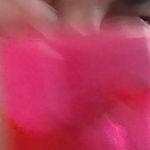
#> input picture 17_OpenCV/Frames/recorte108.jpg, 150 x 150 px, given in place of the camera
$ python 'Seguimiento por color.py'
#> lines starting #> are read from the running program, lines starting #| are printed output that depends on the picture; after the words box and inside, x2 and y2 are one past the last pixel; in counts of white or black regions, pixels touching at a corner belong together
import cv2
import numpy as np

# Iniciar la captura de video desde la cámara
cap = cv2.VideoCapture(0)


# Definir el rango de color que quieres rastrear en el espacio de color HSV (en este caso, azul)
lower_pink = np.array([140, 170, 0])
upper_pink = np.array([170, 255, 255])

i = 0
while True:
    # Capturar frame por frame
    ret, frame = cap.read()
#> frame is the input picture: shape (150, 150, 3); mean B, G, R 90.5, 57.8, 183.6
    if not ret:
        break
    i = i + 1

    # Convertir el frame de BGR a HSV
    hsv = cv2.cvtColor(frame, cv2.COLOR_BGR2HSV)
#> hsv: shape (150, 150, 3); mean H, S, V 148.2, 172.3, 183.6

    mask = cv2.inRange(hsv, lower_pink, upper_pink)
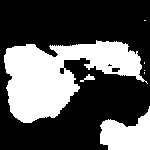
#> mask: shape (150, 150); 33.9% white; 7 white regions (4 under 20 px), largest, box (x1, y1, x2, y2) and area: (4, 40, 148, 123) 6155, (100, 106, 150, 150) 1405, (80, 74, 95, 82) 50

    mask = cv2.erode(mask,None, iterations=2)
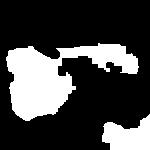
#> mask: shape (150, 150); 26.6% white; 2 white regions, box (x1, y1, x2, y2) and area: (6, 43, 139, 121) 4819, (102, 114, 150, 150) 1172
    mask = cv2.dilate(mask,None,iterations=2)
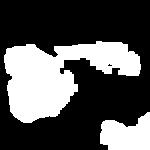
#> mask: shape (150, 150); 32.8% white; 2 white regions

    # [14 lines of commented-out code are left out]
    contours, _ = cv2.findContours(mask, cv2.RETR_EXTERNAL, cv2.CHAIN_APPROX_SIMPLE)
#> contours = 2 contours; box (x1, y1, x2, y2) and area: (4, 41, 141, 123) 5763, (100, 112, 150, 150) 1309

    # Si se encuentra al menos un contorno, seguir el objeto
    if contours:
        # Tomar el contorno más grande
        largest_contour = max(contours, key=cv2.contourArea)
#> largest_contour = contour of 182 points, box (x1, y1, x2, y2) (4, 41, 141, 123), area 5763

        # Encontrar el centro del contorno usando un círculo mínimo que lo rodee
        ((x, y), radius) = cv2.minEnclosingCircle(largest_contour)
#> x = 71.27; y = 75.92; radius = 70.6

        # Dibujar el círculo y el centro en el frame original si el radio es mayor que un umbral
        if radius > 10:
            #cv2.circle(frame, (int(x), int(y)), int(radius), (0, 255, 255), 2)
            #cv2.circle(frame, (int(x), int(y)), 5, (0, 255, 255), -1)
            cv2.rectangle(frame, (int(x-radius), int(y-radius)), (int(x+radius), int(y+radius)), (0, 0, 255), 3)
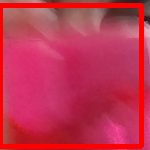
#> frame: shape (150, 150, 3); 11.21% of pixels changed, all inside (x1, y1, x2, y2) = (0, 3, 144, 149)


            img2 = frame[int(y-radius):int(y+radius),int(x-radius):int(x+radius)]
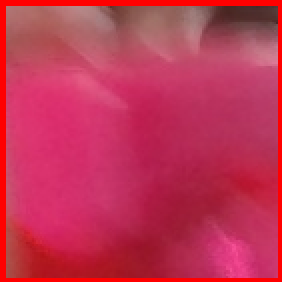
#> img2: shape (141, 141, 3) (shown 2 times larger); mean B, G, R 84.5, 51.7, 192.1
            #cv2.imwrite("C://Prolog//17_OpenCV//Frames//recorte"+str(i)+".jpg",img2)
            #cv2.imshow('img2',img2)

    # Mostrar el frame
    cv2.imshow('Frame', frame)
    cv2.imshow('Mask', mask)

    # Salir si se presiona la tecla 'q'
    if cv2.waitKey(1) & 0xFF == ord('q'):
#> (key q is pressed here)
        break

# Liberar la captura y cerrar todas las ventanas
cap.release()

cv2.destroyAllWindows()

#Tarea guardar imagenes para crear un dataset con imwrite y resize

$ run again, on 17_OpenCV/Frames/recorte119.jpg
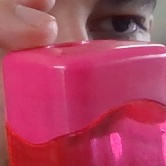
#> input picture 17_OpenCV/Frames/recorte119.jpg, 166 x 166 px, given in place of the camera
#> frame is the input picture: shape (166, 166, 3); mean B, G, R 95.9, 65.4, 175.6
#> hsv: shape (166, 166, 3); mean H, S, V 142, 156.2, 175.6
#> `mask = cv2.dilate(mask,None,iterations=2)`:
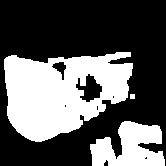
#> mask: shape (166, 166); 36.2% white; 3 white regions
#> contours = 3 contours, 1 with area under 20; largest, box (x1, y1, x2, y2) and area: (4, 52, 133, 142) 8014, (90, 121, 165, 166) 2095
#> largest_contour = contour of 181 points, box (x1, y1, x2, y2) (4, 52, 133, 142), area 8014
#> x = 68.62; y = 84.65; radius = 69.53
#> frame: shape (166, 166, 3); 8.99% of pixels changed, all inside (x1, y1, x2, y2) = (0, 13, 141, 157)
#> `img2 = frame[int(y-radius):int(y+radius),int(x-radius):int(x+radius)]`:
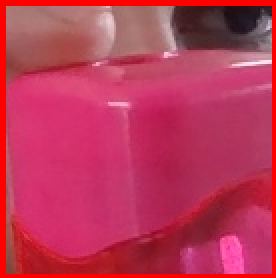
#> img2: shape (139, 138, 3) (shown 2 times larger); mean B, G, R 88, 54.9, 187.3
